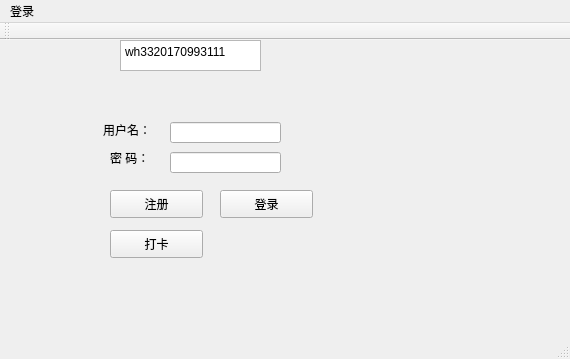
<?xml version="1.0" encoding="UTF-8"?>
<ui version="4.0">
 <class>MainWindow</class>
 <widget class="QMainWindow" name="MainWindow">
  <property name="geometry">
   <rect>
    <x>0</x>
    <y>0</y>
    <width>570</width>
    <height>359</height>
   </rect>
  </property>
  <property name="windowTitle">
   <string>MainWindow</string>
  </property>
  <widget class="QWidget" name="centralWidget">
   <widget class="QTextBrowser" name="textBrowser">
    <property name="geometry">
     <rect>
      <x>120</x>
      <y>0</y>
      <width>141</width>
      <height>31</height>
     </rect>
    </property>
    <property name="html">
     <string>&lt;!DOCTYPE HTML PUBLIC &quot;-//W3C//DTD HTML 4.0//EN&quot; &quot;http://www.w3.org/TR/REC-html40/strict.dtd&quot;&gt;
&lt;html&gt;&lt;head&gt;&lt;meta name=&quot;qrichtext&quot; content=&quot;1&quot; /&gt;&lt;style type=&quot;text/css&quot;&gt;
p, li { white-space: pre-wrap; }
&lt;/style&gt;&lt;/head&gt;&lt;body style=&quot; font-family:'SimSun'; font-size:9pt; font-weight:400; font-style:normal;&quot;&gt;
&lt;p style=&quot; margin-top:0px; margin-bottom:0px; margin-left:0px; margin-right:0px; -qt-block-indent:0; text-indent:0px;&quot;&gt;wh3320170993111&lt;/p&gt;&lt;/body&gt;&lt;/html&gt;</string>
    </property>
   </widget>
   <widget class="QPushButton" name="pushButton">
    <property name="geometry">
     <rect>
      <x>110</x>
      <y>150</y>
      <width>93</width>
      <height>28</height>
     </rect>
    </property>
    <property name="text">
     <string>注册</string>
    </property>
   </widget>
   <widget class="QPushButton" name="pushButton_2">
    <property name="geometry">
     <rect>
      <x>220</x>
      <y>150</y>
      <width>93</width>
      <height>28</height>
     </rect>
    </property>
    <property name="text">
     <string>登录</string>
    </property>
   </widget>
   <widget class="QLabel" name="label">
    <property name="geometry">
     <rect>
      <x>103</x>
      <y>82</y>
      <width>60</width>
      <height>16</height>
     </rect>
    </property>
    <property name="text">
     <string>用户名：</string>
    </property>
   </widget>
   <widget class="QLabel" name="label_2">
    <property name="geometry">
     <rect>
      <x>110</x>
      <y>110</y>
      <width>61</width>
      <height>16</height>
     </rect>
    </property>
    <property name="text">
     <string>密 码：</string>
    </property>
   </widget>
   <widget class="QLineEdit" name="lineEdit">
    <property name="geometry">
     <rect>
      <x>170</x>
      <y>82</y>
      <width>111</width>
      <height>21</height>
     </rect>
    </property>
    <property name="toolTip">
     <string>&lt;html&gt;&lt;head/&gt;&lt;body&gt;&lt;p&gt;输入用户名&lt;/p&gt;&lt;/body&gt;&lt;/html&gt;</string>
    </property>
   </widget>
   <widget class="QLineEdit" name="lineEdit_2">
    <property name="geometry">
     <rect>
      <x>170</x>
      <y>112</y>
      <width>111</width>
      <height>21</height>
     </rect>
    </property>
    <property name="toolTip">
     <string>&lt;html&gt;&lt;head/&gt;&lt;body&gt;&lt;p&gt;输入密码&lt;/p&gt;&lt;/body&gt;&lt;/html&gt;</string>
    </property>
   </widget>
   <widget class="QPushButton" name="pushButton_3">
    <property name="geometry">
     <rect>
      <x>110</x>
      <y>190</y>
      <width>93</width>
      <height>28</height>
     </rect>
    </property>
    <property name="text">
     <string>打卡</string>
    </property>
   </widget>
  </widget>
  <widget class="QMenuBar" name="menuBar">
   <property name="geometry">
    <rect>
     <x>0</x>
     <y>0</y>
     <width>570</width>
     <height>26</height>
    </rect>
   </property>
   <widget class="QMenu" name="menu">
    <property name="title">
     <string>登录</string>
    </property>
   </widget>
   <addaction name="menu"/>
  </widget>
  <widget class="QToolBar" name="mainToolBar">
   <attribute name="toolBarArea">
    <enum>TopToolBarArea</enum>
   </attribute>
   <attribute name="toolBarBreak">
    <bool>false</bool>
   </attribute>
  </widget>
  <widget class="QStatusBar" name="statusBar"/>
 </widget>
 <layoutdefault spacing="6" margin="11"/>
 <resources/>
 <connections/>
</ui>
